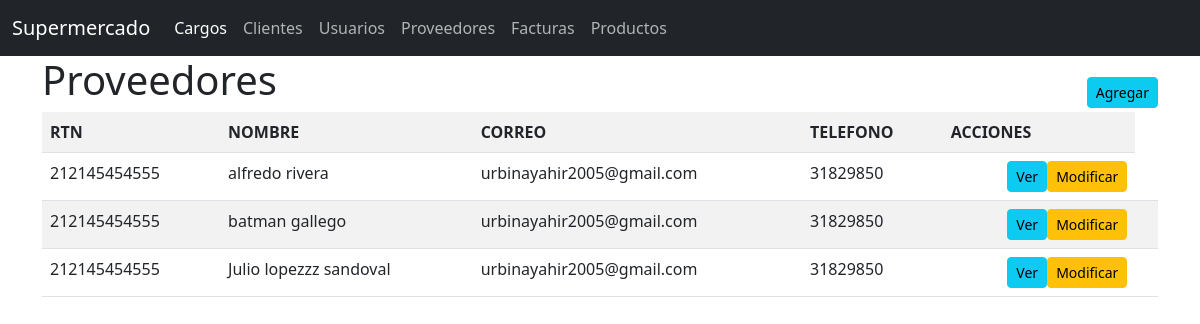
Page /inventario/proveedores/ on the committed database.
### Inventario/models.py (models this page shows, shortened)
class Proveedor(models.Model):
    uuid =  models.UUIDField(primary_key=True, unique=True, default=uuid4, verbose_name='UUID')
    rtn =  models.CharField(max_length=14, verbose_name='RTN', help_text='Ingrese el RTN del proveedor')
    name =  models.CharField(max_length=150, verbose_name='Nombre', help_text='Ingrese el nombre del proveedor')
    city =  models.CharField(max_length=4, choices=CITIES, verbose_name='Ciudad', help_text='Seleccione la ciudad del proveedor')
    address =  models.CharField(max_length=255, verbose_name='Direccion', help_text='Ingrese la direccion del proveedor')
    email  =  models.CharField(max_length=70, verbose_name='Correo Electrónico', help_text='Ingrese el correo electronico del proveedor')
    phone =  models.CharField(max_length=8, verbose_name='Telefono', help_text='Ingrese el correo del proveedor')
    status =  models.BooleanField(default=True, verbose_name='Estado', help_text='Seleccione el estado del proveedor')
    createdAt =  models.DateTimeField(auto_now_add=True)
    updatedAt =  models.DateTimeField(auto_now=True)

### Inventario/views.py (the view)
# urls.py: path('proveedores/', ListarProveedores.as_view(), name='listar_proveedores'),
class ListarProveedores(View):
    def get(self, request):
        proveedores =  Proveedor.objects.all()
        return render(request, "proveedores/listar_proveedores.html", {"proveedores":proveedores})

### Inventario/templates/proveedores/listar_proveedores.html (shortened to what this page needs)
{% extends "base.html" %}
{% block body %}
<div class="d-flex justify-content-between align-items-center">
    <h1>Proveedores</h1>
    <a class="btn btn-info btn-sm  mt-3" href="{% url 'agregar_proveedor' %}">Agregar</a>
</div>
    <table class="table table-striped">
        <tr>
            <th>RTN</th>
            <th>NOMBRE</th>
            <th>CORREO</th>
            <th>TELEFONO</th>
            <th>ACCIONES</th>
        </tr>
        {% for proveedor in proveedores %}
            <tr>
                <td>{{proveedor.rtn}}</td>
                <td>{{proveedor.name}}</td>
                <td>{{proveedor.email}}</td>
                <td>{{proveedor.phone}}</td>
                <td>
                <div class="gap.2 d-flex justify-content-end">
                    <a href="{% url 'obtener_proveedor_por_uuid' proveedor.uuid %}"class="btn btn-info btn-sm" >Ver</a>
                    <a href="{% url 'actualizar_proveedor' proveedor.uuid  %}" class="btn btn-warning btn-sm">Modificar</a>
                   <td>
                   </td>
                </div>
                    </td>
            </tr>
        {% endfor %}
    </table>
{% endblock %}

### rows in the picture
Proveedor: rtn "212145454555", name "alfredo rivera", email "urbinayahir2005@gmail.com", phone "31829850"
Proveedor: rtn "212145454555", name "batman gallego", email "urbinayahir2005@gmail.com", phone "31829850"
Proveedor: rtn "212145454555", name "Julio lopezzz sandoval", email "urbinayahir2005@gmail.com", phone "31829850"
